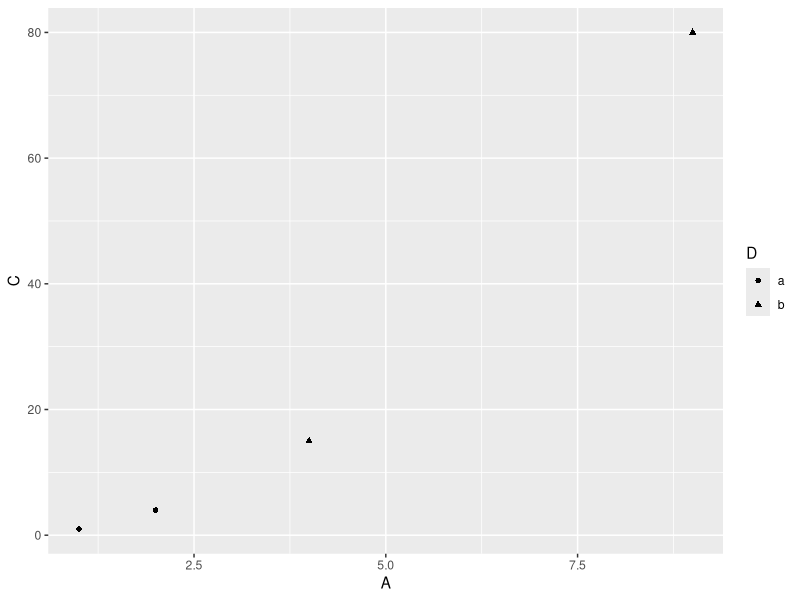
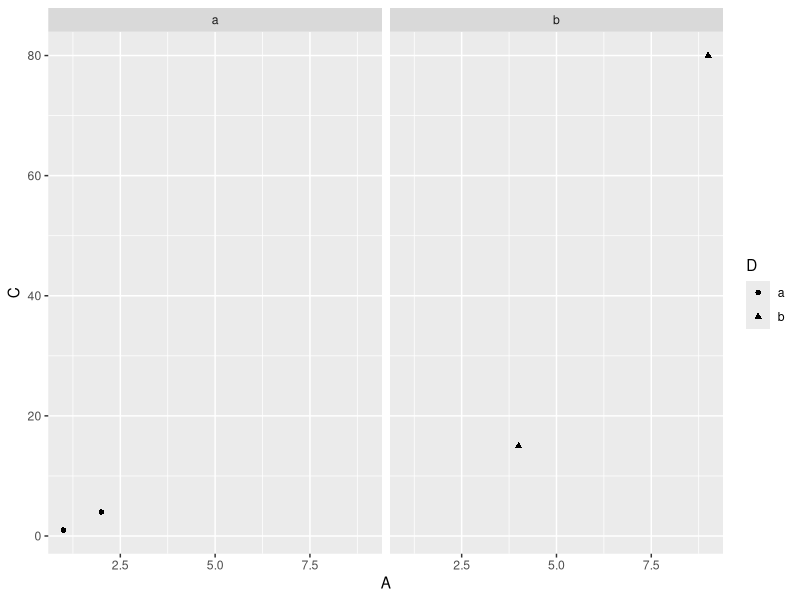
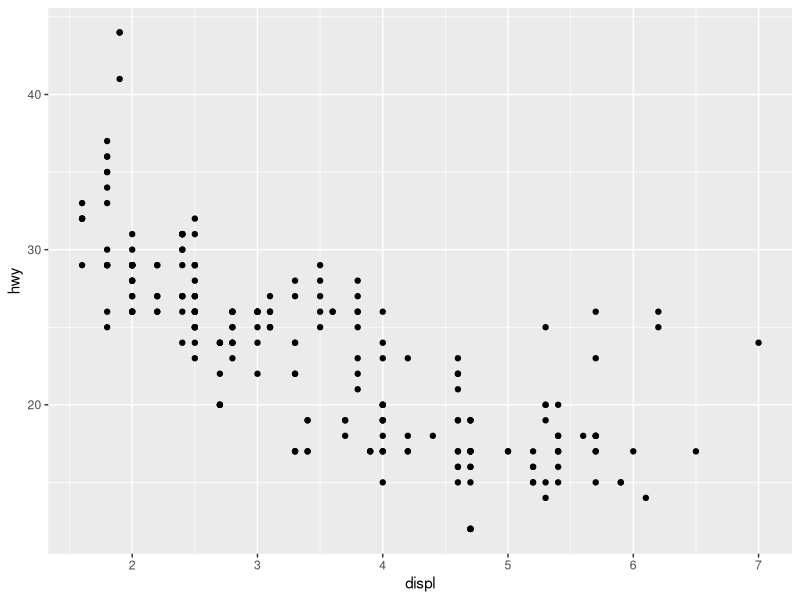
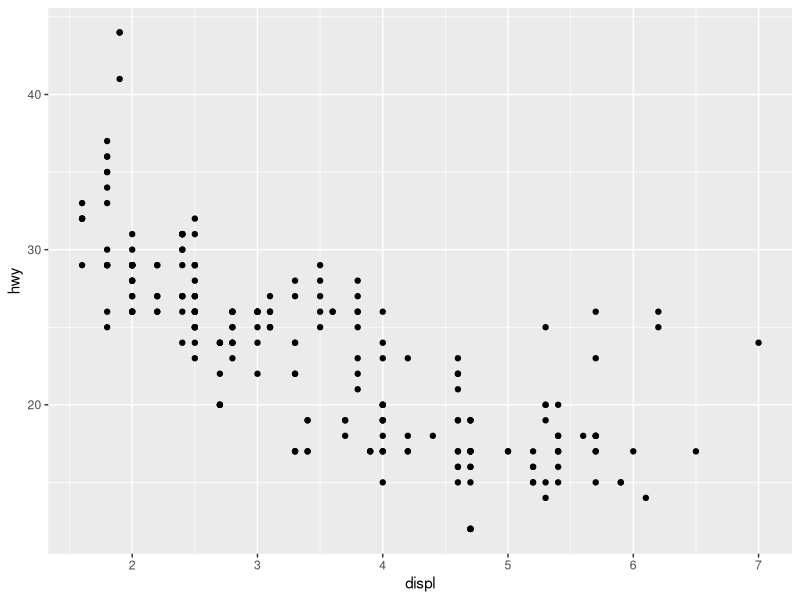
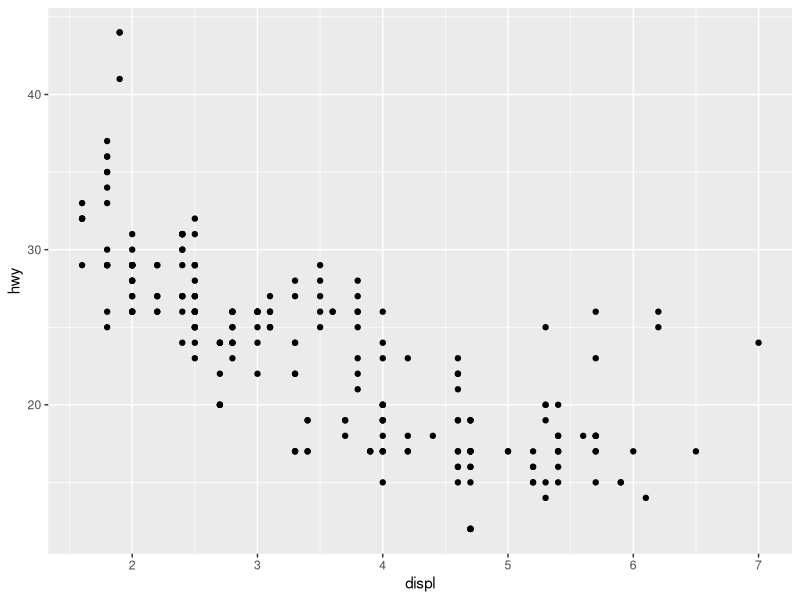
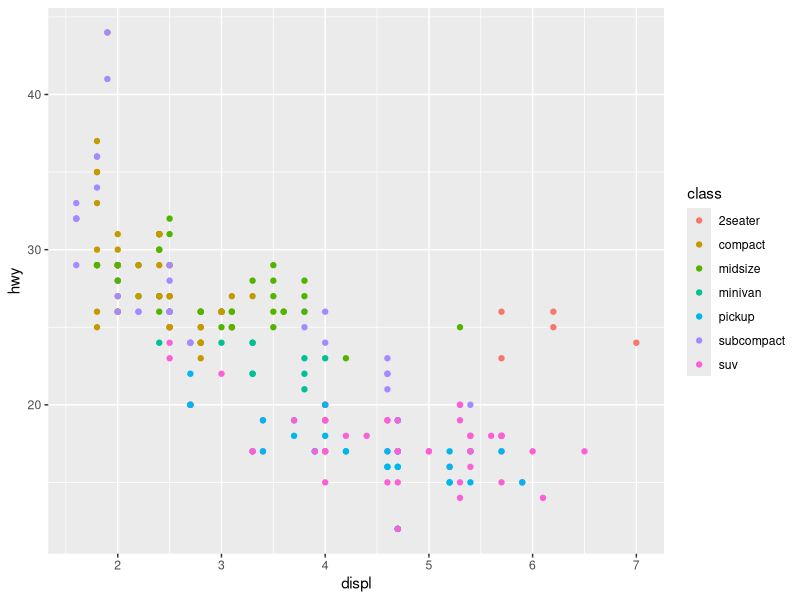
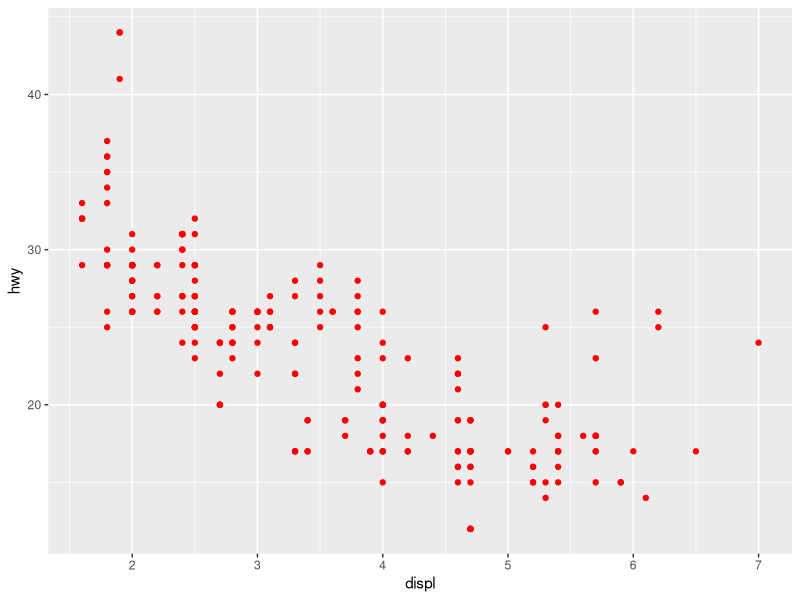
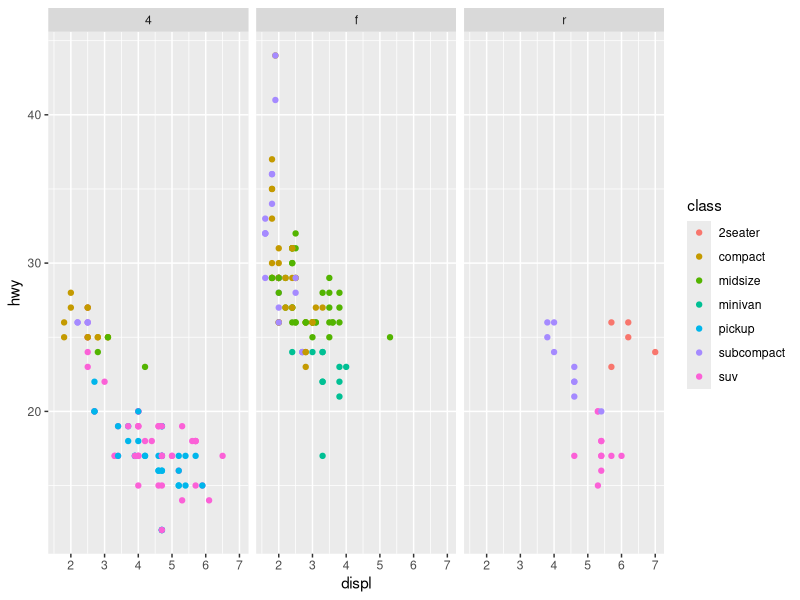

Recreate these plots in R, in order.
library(ggplot2)
library(dplyr)

basic <- data.frame(
    A = c(2, 1, 4, 9),
    B = c(3, 2, 5, 10),
    C = c(4, 1, 15, 80),
    D = c("a", "a", "b", "b")
)

basic

ggplot(data = basic, mapping = aes(x = A, y = C, shape = D)) +
    layer(
        geom = "point",
        stat = "identity",
        position = "identity"
    ) +
    scale_x_continuous() +
    scale_y_continuous() +
    coord_cartesian() +
    facet_null()

ggplot(basic, aes(x = A, y = C, shape = D)) +
    geom_point() +
    facet_wrap(~D)

mpg

ggplot(data = mpg, mapping = aes(x = displ, y = hwy)) +
    geom_point()

unique(mpg$model)
colnames(mpg)

ggplot(data = mpg, mapping = aes(x = displ, y = hwy)) +
    geom_point()

ggplot(data = mpg) +
    geom_point(mapping = aes(x = displ, y = hwy))

ggplot(
    data = mpg,
    mapping = aes(x = displ, y = hwy, color = class)
) +
    geom_point()

ggplot(
    data = mpg,
    mapping = aes(x = displ, y = hwy)
) +
    geom_point(color = "red")

ggplot(
    data = mpg,
    mapping = aes(x = displ, y = hwy, color = class)
) +
    geom_point() +
    facet_grid(~drv)


ggplot(
    data = mpg,
    mapping = aes(x = displ, y = hwy, color = class),
    labs(
        x = "Engine displacement (liters)",
        y = "Highway miles per gallon",
        title = "Fuel economy decreases with increasing engine displ"
    )
) +
    geom_point() +
    facet_grid(~drv)

ggplot(data = mpg, mapping = aes(x = class)) +
    geom_bar()

ggplot(data = mpg, mapping = aes(x = class, color = class)) +
    geom_bar()

ggplot(data = mpg, mapping = aes(x = class, fill = class)) +
    geom_bar()


# NOTE: stacked bar chart
ggplot(data = mpg, mapping = aes(x = class, fill = drv)) +
    geom_bar()

ggplot(data = mpg) +
    geom_bar(mapping = aes(x = class, fill = drv), position = "fill")

ggplot(data = mpg) +
    geom_bar(mapping = aes(x = class, fill = drv), position = "dodge")

# NOTE: Histogram

ggplot(data = mpg, mapping = aes(x = hwy)) +
    geom_histogram(fill = "blue", bins = 30)


ggplot(data = mpg, mapping = aes(x = class, y = hwy)) +
    geom_boxplot()

ggplot(data = mpg, mapping = aes(x = class, y = hwy)) +
    geom_boxplot() +
    coord_flip()
